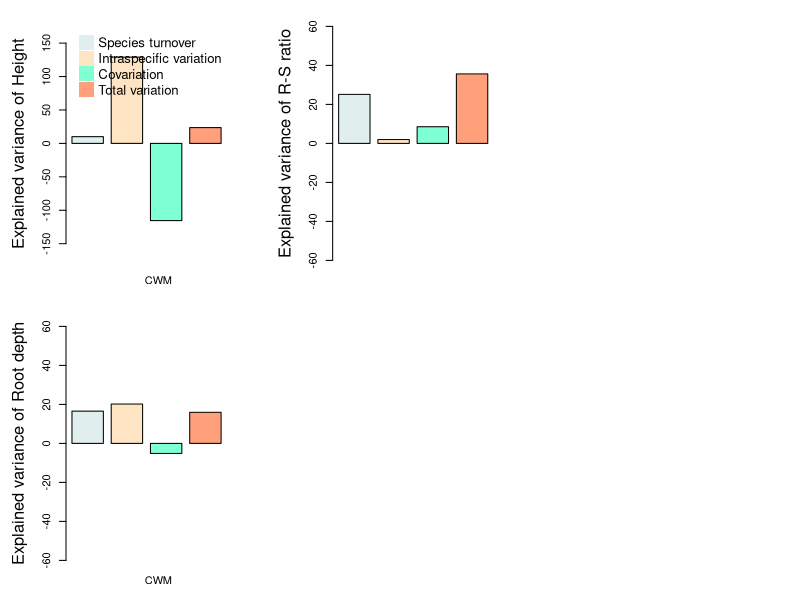

Source code (R): (Note: this script raises an error after producing the figure.)
##%######################################################%##
#                                                          #
####            Plotting intra versus inter             ####
#                                                          #
##%######################################################%##

png(
  "output_plot/Intra Figure 2.jpg",
  width = 16,
  height = 8,
  units = 'in',
  res = 300
)
par(mfcol=c(2,3))

par(mar = c(3, 5, 2, 3))

##%######################################################%##
#                                                          #
####                      Height                        ####
#                                                          #
##%######################################################%##

barplot(as.numeric(c("10.08","129.01","-115.47","23.62")),
        col = c("azure2","bisque","aquamarine","lightsalmon","azure2","bisque","aquamarine","lightsalmon"),
        ylab = "Explained variance of Height", space = as.numeric(c("0.25","0.25","0.25","0.25")),
        cex.lab = 1.5, ylim=c(-175,175))


label=c("CWM")

axis(1, 
     at = seq(3 ,6 , 4), 
     labels = label , 
     tick=FALSE)

legend("topright", legend = c("Species turnover", "Intraspecific variation", "Covariation", "Total variation"), 
       col=c("azure2","bisque","aquamarine","lightsalmon"),
       pch = 15, bty = "n", pt.cex = 3, cex = 1.2,  horiz = F)

##%######################################################%##  
#                                                          #
####                    Root Depth                      ####
#                                                          #
##%######################################################%##

barplot(as.numeric(c("16.54", "20.18", "-5.15", "15.95")),
        col = c("azure2","bisque","aquamarine","lightsalmon","azure2","bisque","aquamarine","lightsalmon"),
        ylab = "Explained variance of Root depth", space = as.numeric(c("0.25","0.25","0.25","0.25")),
        cex.lab = 1.5, ylim=c(-60,60))

label=c("CWM")

axis(1, 
     at = seq(3 ,6 , 4), 
     labels = label , 
     tick=FALSE)

##%######################################################%##
#                                                          #
####                      R-S ratio                     ####
#                                                          #
##%######################################################%##

barplot(as.numeric(c("25.14", "1.96", "8.54", "35.64")),
        col = c("azure2","bisque","aquamarine","lightsalmon","azure2","bisque","aquamarine","lightsalmon"),
        ylab = "Explained variance of R-S ratio", space = as.numeric(c("0.25","0.25","0.25","0.25")),
        cex.lab = 1.5, ylim=c(-60,60))

label=c("CWM", "FDis")

axis(1, 
     at = seq(3 ,6 , 4), 
     labels = label , 
     tick=FALSE)


##%######################################################%##
#                                                          #
####                        SLA                         ####
#                                                          #
##%######################################################%##

barplot(as.numeric(c("12.37", "17.94", "-13.72", "16.58")),
        col = c("azure2","bisque","aquamarine","lightsalmon","azure2","bisque","aquamarine","lightsalmon"),
        ylab = "Explained variance of SLA", space = as.numeric(c("0.25","0.25","0.25","0.25")),
        cex.lab = 1.5, ylim=c(-60,60))

label=c("CWM")

axis(1, 
     at = seq(3 ,6 , 4), 
     labels = label , 
     tick=FALSE)

##%######################################################%##
#                                                          #
####                        PC1                         ####
#                                                          #
##%######################################################%##

barplot(as.numeric(c("19.48", "12.88", "-14.94", "17.42")),
        col = c("azure2","bisque","aquamarine","lightsalmon","azure2","bisque","aquamarine","lightsalmon"),
        ylab = "Explained variance of PC1", space = as.numeric(c("0.25","0.25","0.25","0.25")),
        cex.lab = 1.5, ylim=c(-60,60))

label=c("CWM")

axis(1, 
     at = seq(3 ,6 , 4), 
     labels = label , 
     tick=FALSE)

##%######################################################%##
#                                                          #
####                        PC2                         ####
#                                                          #
##%######################################################%##

barplot(as.numeric(c("18.57", "22.72", "0.00", "41.45")),
        col = c("azure2","bisque","aquamarine","lightsalmon","azure2","bisque","aquamarine","lightsalmon"),
        ylab = "Explained variance of PC2", space = as.numeric(c("0.25","0.25","0.25","0.25")),
        cex.lab = 1.5, ylim=c(-60,60))

label=c("CWM")

axis(1, 
     at = seq(3 ,6 , 4), 
     labels = label , 
     tick=FALSE)

dev.off ()

